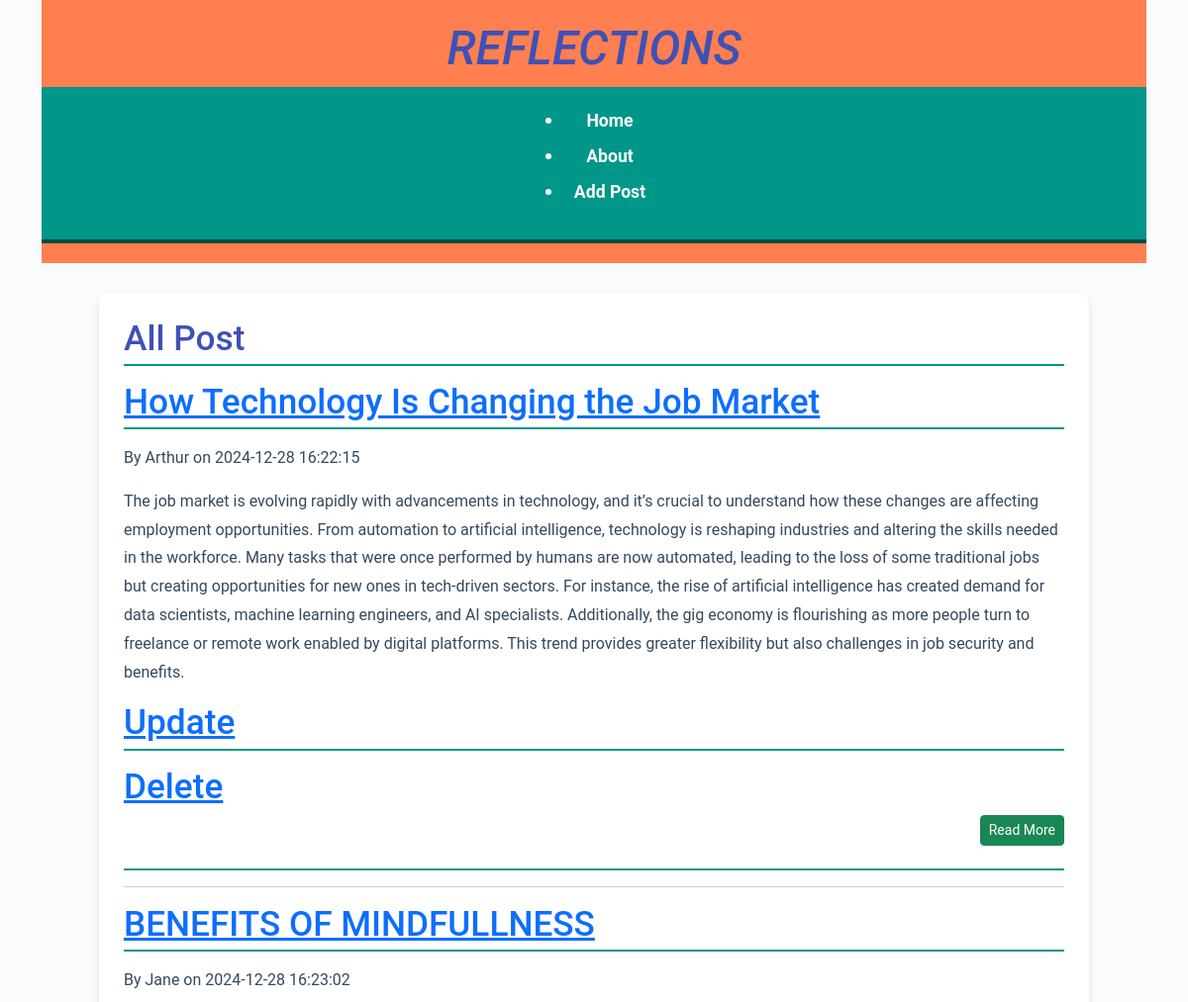
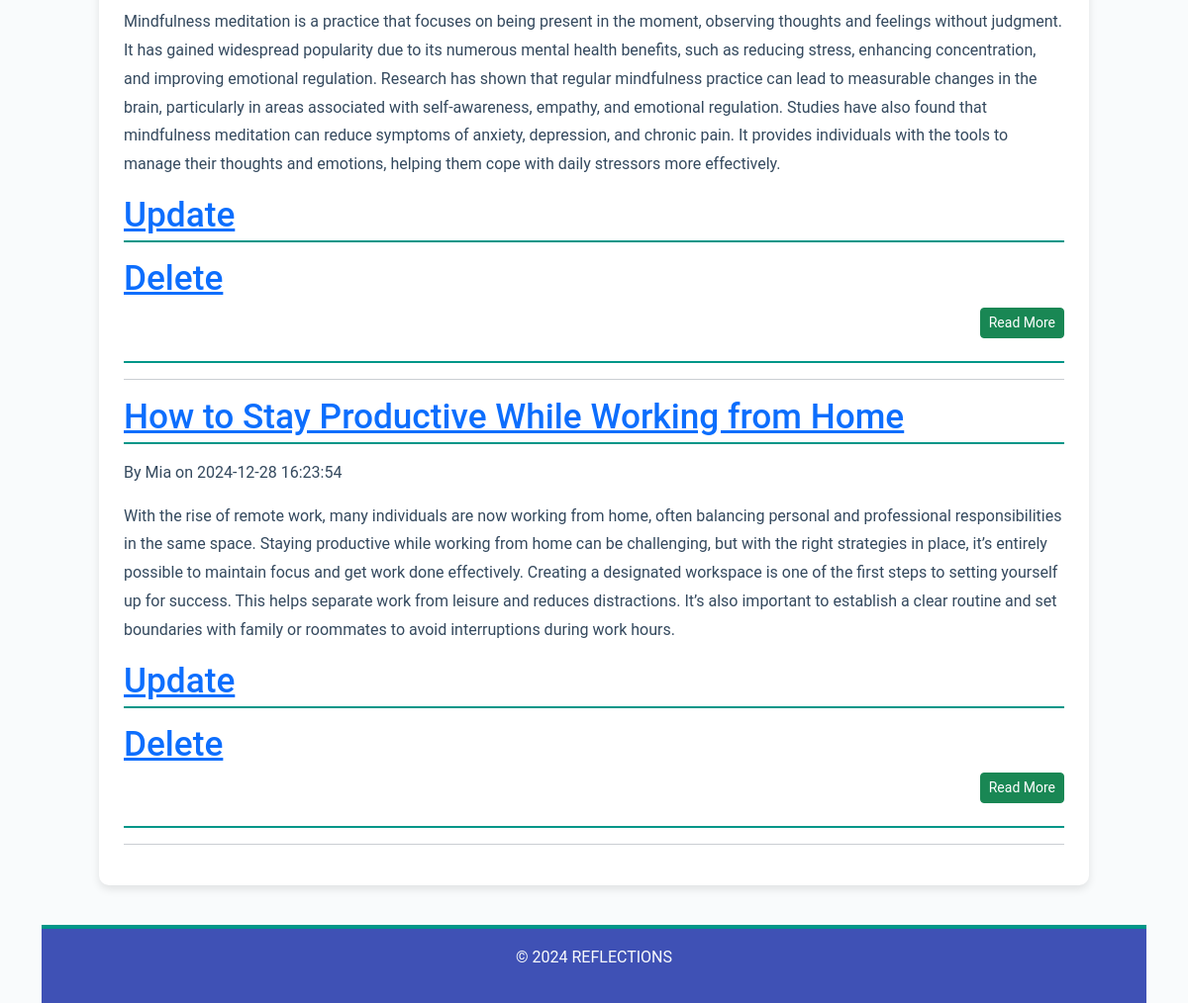
The page / on the database its author committed (2 pictures, top to bottom).
### models.py (models this page shows, shortened)
class Post(db.Model):
    id = db.Column(db.Integer, primary_key=True)  #primary key
    title = db.Column(db.String(100), nullable=False)  # Title column
    content = db.Column(db.Text, nullable=False)  # Content column
    author = db.Column(db.String(50), nullable=False)  # Author column
    date_posted = db.Column(db.DateTime, nullable=False, default=datetime.utcnow)  # Date column

### app.py (the view)
@app.route('/')
def home():
    posts = Post.query.all()
    return render_template('home.html', posts=posts)

### templates/home.html (shortened to what this page needs)
{% extends 'base.html' %}
{% block content %}
<h2>All Post</h2>
<section class ="post">
    {% for post in posts %}
    <article class = "post">
        <h2><a href="{{ url_for('post_details',id=post.id) }}">{{ post.title }}</a>
        </h2>
        <p class="meta">By {{ post.author }} on {{ post.date_posted.strftime('%Y-%m-%d %H:%M:%S') }}
        </p>
        <p>{{ post.content.split('\n')[:3]|join('\n') }}</p>
        <div>
            <p>
        <h2><a href="{{ url_for('edit_post',id=post.id) }}">Update</a>
        <h2><a href="{{ url_for('delete_post',id=post.id) }}">Delete</a>
          <div class = "text-end">
            <a class=" btn btn-success btn-sm"
         href="{{ url_for('post_details',id=post.id) }}"role="button">Read More</a>
          </div>
            </p>
        </div>
        <hr>
    </article>
    {% endfor %}
</section>
{% endblock %}

### templates/base.html (shortened to what this page needs)
<!DOCTYPE html>
<html lang="en">
<head>
    <link href="https://cdn.jsdelivr.net/npm/bootstrap@5.3.3/dist/css/bootstrap.min.css" rel="stylesheet">
    <link rel="stylesheet" href="{{ url_for('static', filename='style.css') }}">
</head>
<body>
    <div class="container">
        <header>
            <h1><em>REFLECTIONS</em></h1>
            <nav class="fs-5">
                <ul>
                    <li><a href="{{ url_for('home') }}">Home</a></li>
                    <li><a href="{{ url_for('about') }}">About</a></li>
                    <li><a href="{{ url_for('add_post') }}">Add Post</a></li>
                </ul>
            </nav>
        </header>
        <main>
            {% block content %}{% endblock %}
        </main>
        <footer>
            <p>&copy; 2024 REFLECTIONS</p>
        </footer>
    </div>
</body>
</html>

### static/style.css (style rules this page uses)
* { margin: 0; padding: 0; box-sizing: border-box; }
body { font-family: 'Roboto', sans-serif; line-height: 1.8; color: #2c3e50; background-color: #f9fbfc; padding: 0 20px; }
header { background: #FF7F50; color: #f9fbfc; padding: 20px 0; text-align: center; animation: fadeIn 2s ease-out; }
header h1 { font-size: 3rem; margin-bottom: 10px; color: #3F51B5; }
nav { display: flex; justify-content: space-around; background: #009688; padding: 15px 0; border-bottom: 4px solid #004d40; flex-wrap: wrap; animation: slideIn 1.5s ease-out; }
nav a { color: #f9fbfc; text-decoration: none; font-size: 1.1rem; font-weight: bold; transition: color 0.3s, transform 0.3s; padding: 5px 10px; border-radius: 5px; }
main { max-width: 1000px; margin: 30px auto; padding: 25px; background: #ffffff; box-shadow: 0 4px 8px rgba(0, 0, 0, 0.1); border-radius: 10px; animation: fadeIn 2s ease-out; }
main h2 { font-size: 2.2rem; margin-bottom: 15px; color: #3F51B5; border-bottom: 2px solid #009688; padding-bottom: 5px; }
main p { margin: 15px 0; line-height: 1.8; color: #34495e; }
footer { text-align: center; background: #3F51B5; color: #f9fbfc; padding: 15px 0; margin-top: 40px; border-top: 4px solid #009688; animation: fadeIn 2s ease-out; }
footer p { font-size: 1rem; }

### rows shown on the page
Post: title "How Technology Is Changing the Job Market", author "Arthur", date_posted "2024-12-28 16:22:15", content.split "The job market is evolving rapidly with advancements in technology, and it’s crucial to understand how these changes are affecting employment opportunities. From automation to artificial intelligence, technology is reshaping industries and altering the skills needed in the workforce. Many tasks that were once performed by humans are now automated, leading to the loss of some traditional jobs but creating opportunities for new ones in tech-driven sectors. For instance, the rise of artificial intelligence has created demand for data scientists, machine learning engineers, and AI specialists. Additionally, the gig economy is flourishing as more people turn to freelance or remote work enabled…"
Post: title "BENEFITS OF MINDFULLNESS", author "Jane", date_posted "2024-12-28 16:23:02", content.split "Mindfulness meditation is a practice that focuses on being present in the moment, observing thoughts and feelings without judgment. It has gained widespread popularity due to its numerous mental health benefits, such as reducing stress, enhancing concentration, and improving emotional regulation. Research has shown that regular mindfulness practice can lead to measurable changes in the brain, particularly in areas associated with self-awareness, empathy, and emotional regulation. Studies have also found that mindfulness meditation can reduce symptoms of anxiety, depression, and chronic pain. It provides individuals with the tools to manage their thoughts and emotions, helping them cope with…"
Post: title "How to Stay Productive While Working from Home", author "Mia", date_posted "2024-12-28 16:23:54", content.split "With the rise of remote work, many individuals are now working from home, often balancing personal and professional responsibilities in the same space. Staying productive while working from home can be challenging, but with the right strategies in place, it’s entirely possible to maintain focus and get work done effectively. Creating a designated workspace is one of the first steps to setting yourself up for success. This helps separate work from leisure and reduces distractions. It’s also important to establish a clear routine and set boundaries with family or roommates to avoid interruptions during work hours."
